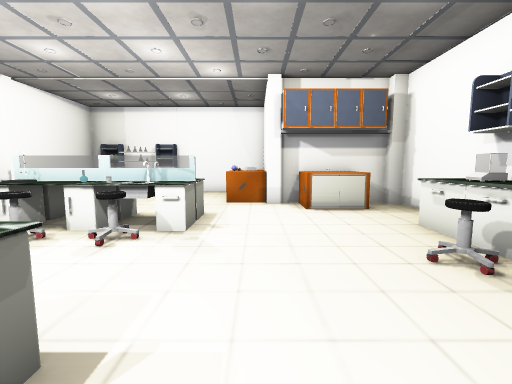
[1] (above)

16 first-person views from a walk through a Unity game level. The camera is 1.3 m above the floor, tilts 6° down and sees 90° across. The floor is counted in squares, 1 m on a side. Each view is taken from the middle of a square. On the plan, view 1 faces up. The plan holds only what a view shows up to about 13 squares ahead; the rest is blank. The player character is not drawn. Some surface patterns are stand-ins.

[2]
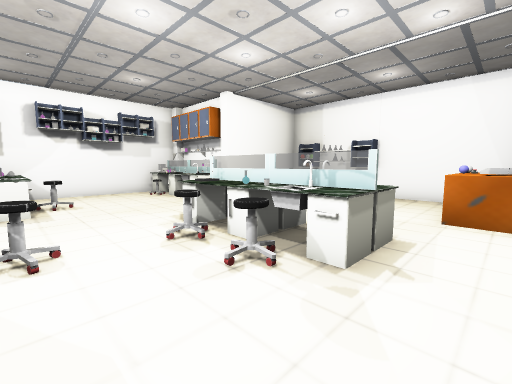

[3]
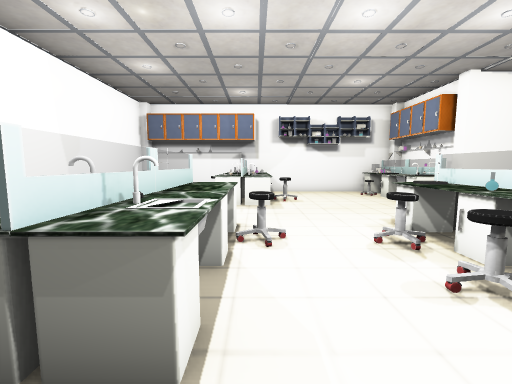

[4]
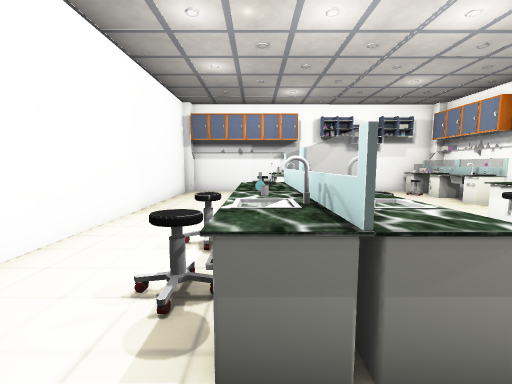

[5]
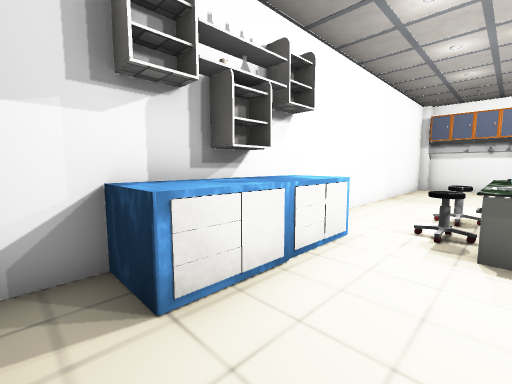

[6]
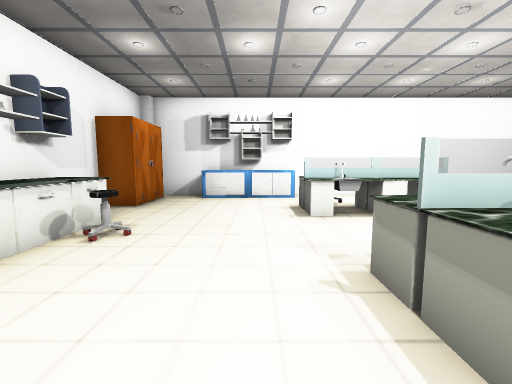

[7]
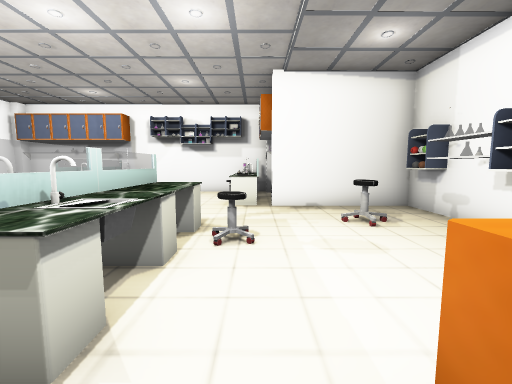

[8]
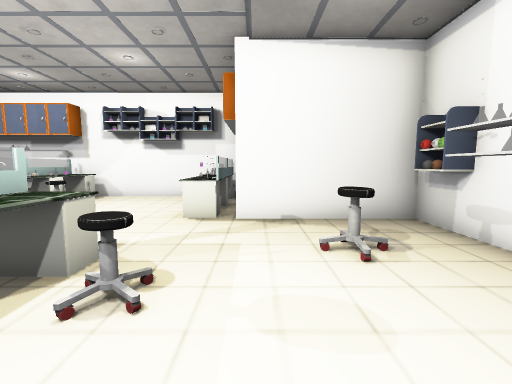

[9]
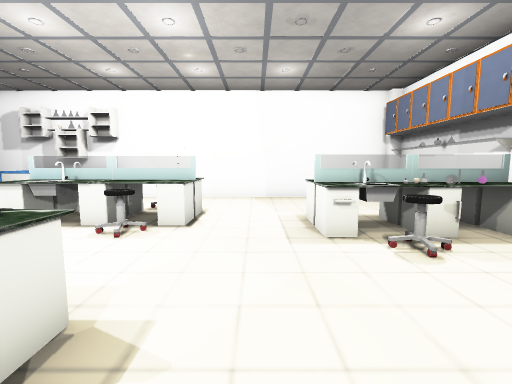

[10]
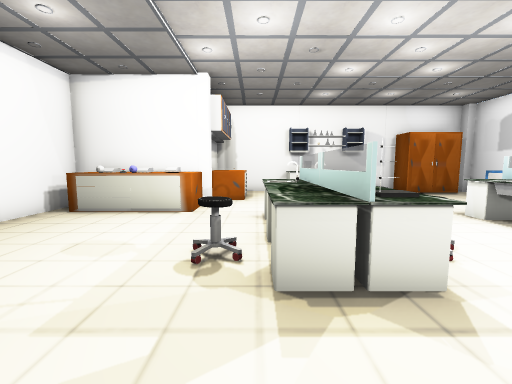

[11]
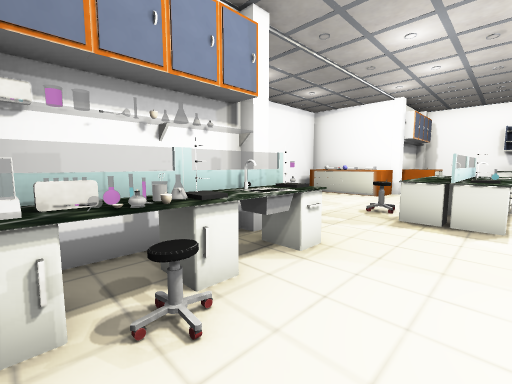

[12]
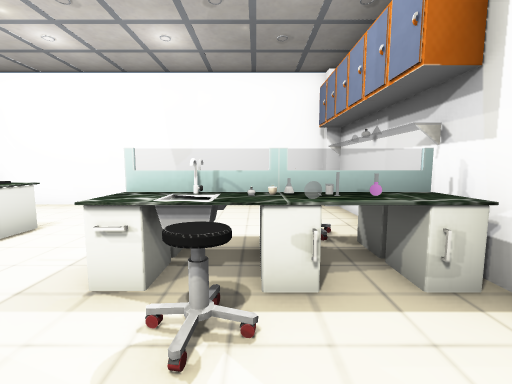

[13]
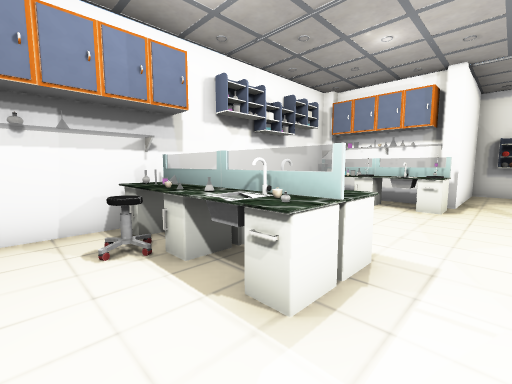

[14]
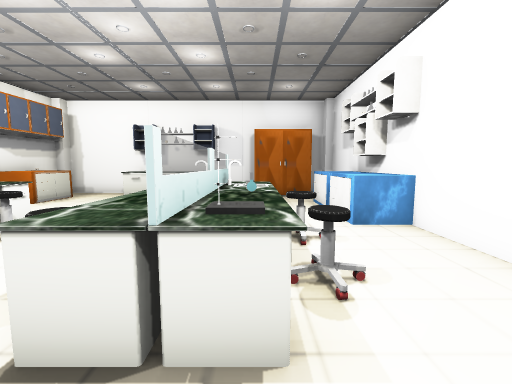

[15]
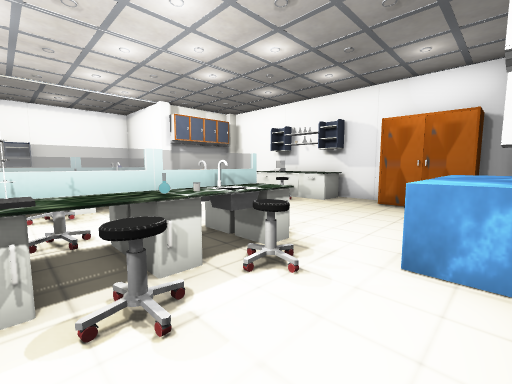

[16]
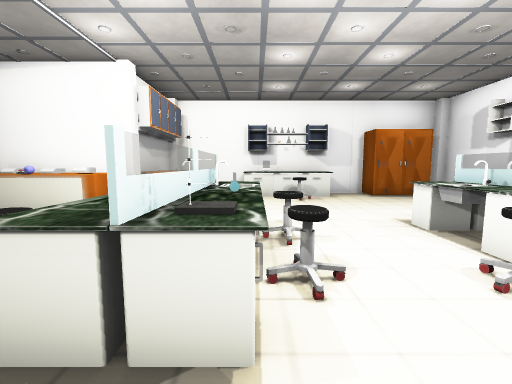

### Floor plan
Key: @ floor where view 1 was taken; # wall or solid block; . floor; = window, fence, low wall or low ledge; ≈ water the walk keeps out of; ^ raised ledge; P pillar; F flask; O other object.
Columns run from 13 left of view 1 to 5 right of it. Each row starts with its distance up from view 1.
 13        #######
 12      #####..^^
 11      #.O....O^#
 10     ##.O....^^##
  9 #####P......^^P####
  8 ##F  O...O.....^^.#
  7 #OO O...OOOO......#
  6 #.O.....OOOOO.....#
  5 #.......OOOOO....O#
  4 #........O.O.....O#
  3 #..OO...........OO#
  2 #OOOOO..OO.......O#
  1 #OOOOO..OOOOO.....#
  0 #.O.....OOOOO@...##
 -1 #........OOO.....##
 -2 #...........≈≈≈≈.##
 -3 #P#.........≈#≈=..P
 -4 ##################

Positions as (right, up) in squares from view 1, and headings:
1: (0, 0), facing up
2: (0, 2), facing up-left
3: (0, 2), facing left
4: (0, 0), facing left
5: (3, 0), facing down-left
6: (0, 8), facing down
7: (0, 8), facing left
8: (-2, 9), facing left
9: (-7, 7), facing down
10: (-8, 7), facing right
11: (-12, 5), facing up-right
12: (-10, 5), facing down
13: (-7, -1), facing up-left
14: (-7, 0), facing right
15: (-5, -3), facing up-right
16: (-7, 5), facing right
